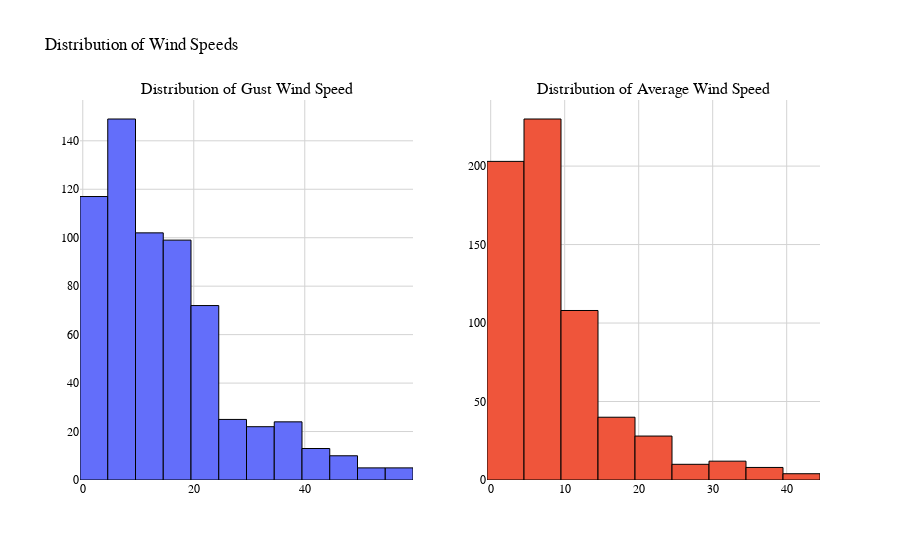

Here is the notebook cell this chart was saved with:
### Code cell
fig = make_subplots(rows=1, cols=2, subplot_titles=("Distribution of Gust Wind Speed", "Distribution of Average Wind Speed"))

gust_wind_speed_hist = px.histogram(df, x='gust_kmh', nbins=20, labels={'gust_kmh': 'Gust Wind Speed (km/h)'})
gust_wind_speed_hist.update_traces(
    hovertemplate='<b>Gust Wind Speed:</b> %{x:.2f} km/h<br><b>Count:</b> %{y}<extra></extra>',
    marker=dict(color='#636EFA', line=dict(color='#000000', width=1))
)

average_wind_speed_hist = px.histogram(df, x='wind_spd_kmh', nbins=20, labels={'wind_spd_kmh': 'Average Wind Speed (km/h)'})
average_wind_speed_hist.update_traces(
    hovertemplate='<b>Average Wind Speed:</b> %{x:.2f} km/h<br><b>Count:</b> %{y}<extra></extra>',
    marker=dict(color='#EF553B', line=dict(color='#000000', width=1))
)

for trace in gust_wind_speed_hist.data:
    fig.add_trace(trace, row=1, col=1)

for trace in average_wind_speed_hist.data:
    fig.add_trace(trace, row=1, col=2)

fig.update_layout(
    title_text='Distribution of Wind Speeds',
    plot_bgcolor='white',
    paper_bgcolor='white',
    font=dict(family="Arial, sans-serif", size=12, color="black"),
    xaxis=dict(showgrid=True, gridcolor='LightGray'),
    yaxis=dict(showgrid=True, gridcolor='LightGray'),
    xaxis2=dict(showgrid=True, gridcolor='LightGray'),
    yaxis2=dict(showgrid=True, gridcolor='LightGray')
)

fig.show()

### Figure 1 — Plotly figure (JSON) as saved in the notebook; plotly's stock layout.template omitted (floating-point values rounded to 4 significant figures; data arrays with more than 128 entries replaced by an {"elided": "..."} marker saying what was removed)
{"data": [{"alignmentgroup": "True", "bingroup": "x", "hovertemplate": "<b>Gust Wind Speed:</b> %{x:.2f} km/h<br><b>Count:</b> %{y}<extra></extra>", "legendgroup": "", "marker": {"color": "#636EFA", "line": {"color": "#000000", "width": 1}, "pattern": {"shape": ""}}, "name": "", "nbinsx": 20, "offsetgroup": "", "orientation": "v", "showlegend": false, "type": "histogram", "x": {"elided": "643 int values"}, "xaxis": "x", "yaxis": "y"}, {"alignmentgroup": "True", "bingroup": "x", "hovertemplate": "<b>Average Wind Speed:</b> %{x:.2f} km/h<br><b>Count:</b> %{y}<extra></extra>", "legendgroup": "", "marker": {"color": "#EF553B", "line": {"color": "#000000", "width": 1}, "pattern": {"shape": ""}}, "name": "", "nbinsx": 20, "offsetgroup": "", "orientation": "v", "showlegend": false, "type": "histogram", "x": {"elided": "643 int values"}, "xaxis": "x2", "yaxis": "y2"}], "layout": {"annotations": [{"font": {"size": 16}, "showarrow": false, "text": "Distribution of Gust Wind Speed", "x": 0.225, "xanchor": "center", "xref": "paper", "y": 1, "yanchor": "bottom", "yref": "paper"}, {"font": {"size": 16}, "showarrow": false, "text": "Distribution of Average Wind Speed", "x": 0.775, "xanchor": "center", "xref": "paper", "y": 1, "yanchor": "bottom", "yref": "paper"}], "font": {"color": "black", "family": "Arial, sans-serif", "size": 12}, "paper_bgcolor": "white", "plot_bgcolor": "white", "title": {"text": "Distribution of Wind Speeds"}, "xaxis": {"anchor": "y", "domain": [0, 0.45], "gridcolor": "LightGray", "showgrid": true}, "xaxis2": {"anchor": "y2", "domain": [0.55, 1], "gridcolor": "LightGray", "showgrid": true}, "yaxis": {"anchor": "x", "domain": [0, 1], "gridcolor": "LightGray", "showgrid": true}, "yaxis2": {"anchor": "x2", "domain": [0, 1], "gridcolor": "LightGray", "showgrid": true}}}
